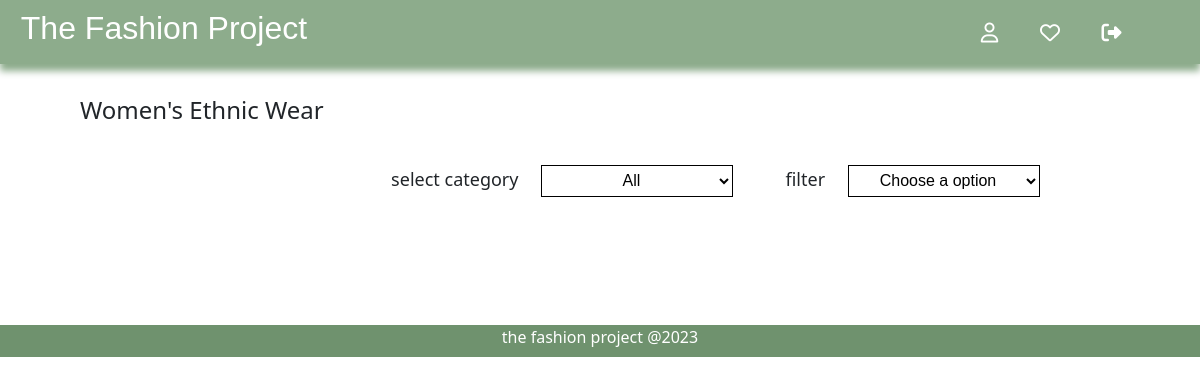
Page /women_ethnic on the earlier database version.
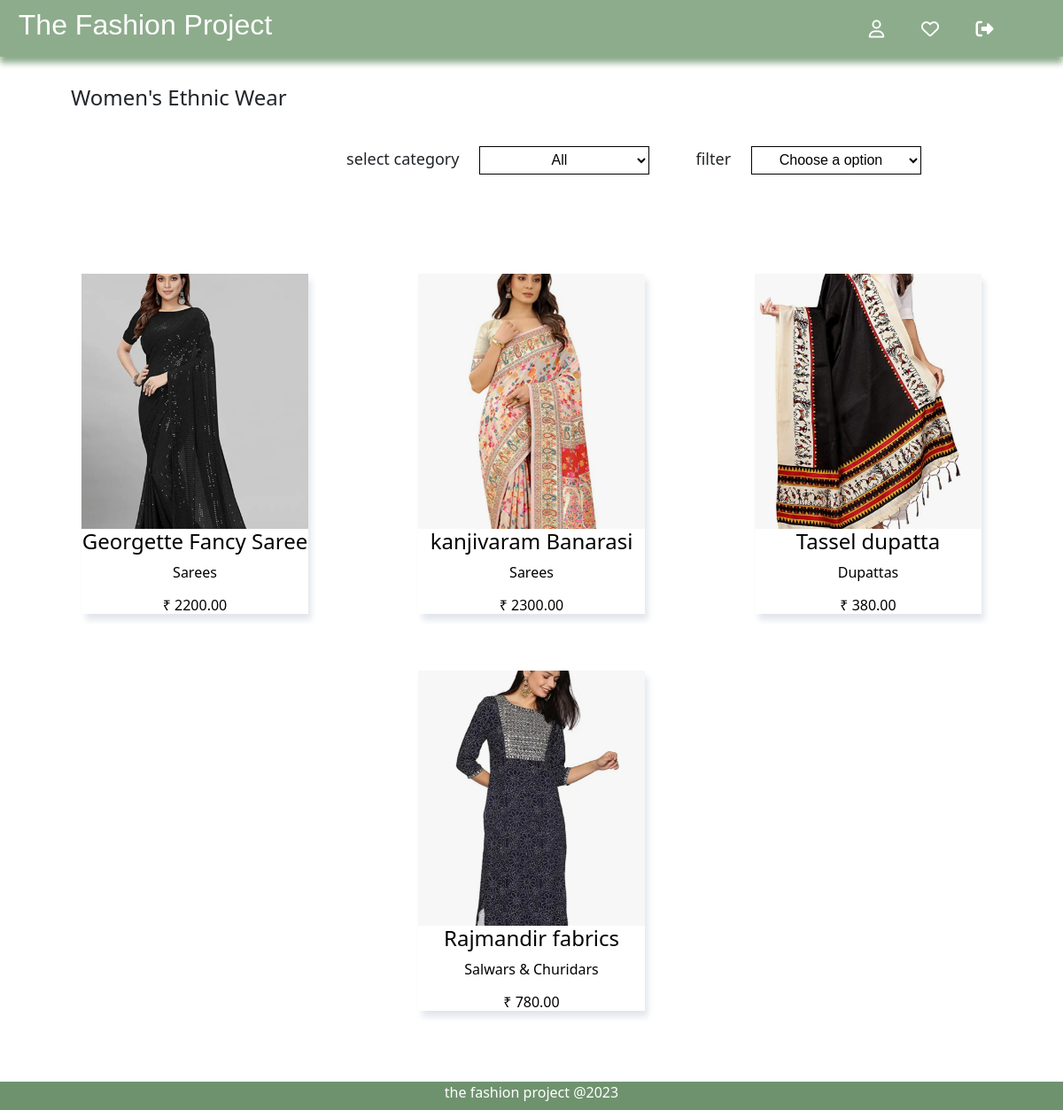
Same page on the later database version.
### designers/models.py (models this page shows, shortened)
class Product(models.Model):
    designer = models.ForeignKey('account.Designer', on_delete=models.CASCADE, null=True)
    prd_name = models.CharField(max_length=255)
    category1 = models.CharField(max_length=255)
    category2 = models.CharField(max_length=255, blank=True)
    price = models.DecimalField(max_digits=10, decimal_places=2)
    fit = models.CharField(max_length=255)
    care = models.CharField(max_length=255)
    material = models.CharField(max_length=255)
    occasion = models.CharField(max_length=255)
    image1 = models.ImageField(upload_to='media/product_images/')
    image2 = models.ImageField(upload_to='media/product_images/')
    image3 = models.ImageField(upload_to='media/product_images/')
    image4 = models.ImageField(upload_to='media/product_images/')
    small = models.PositiveIntegerField()
    medium = models.PositiveIntegerField()
    large = models.PositiveIntegerField()
    extra_large = models.PositiveIntegerField()
    class Meta:
        unique_together = ('prd_name', 'designer')

### customers/views.py (the view)
# urls.py: path('women_ethnic', women_ethnic , name='women_ethnic'),
def women_ethnic(request):
    products = Product.objects.filter(category1="Women's Ethnic Wear")
    return render(request, 'ethnic.html', {'products': products})

### designers/context_processors.py (called while the page is built)
def designer_context_processor(request):
    designer = None
    if request.user.is_authenticated:
        try:
            designer = Designer.objects.get(user=request.user)
        except Designer.DoesNotExist:
            pass
    return {'designer': designer}

### templates/ethnic.html (shortened to what this page needs)
{% extends 'customer_base.html' %}
{% load static %}
{% block content %}
    <div class="prd-heading">
        <h4>Women's Ethnic Wear</h4>
    </div>
    <div class="sel-cat">
        <form method="get">
            <label for="">select category  &nbsp; &nbsp;</label>
            <select name="cat2" id="cat2">
                <option value="All">All</option>
            </select>
            <label for="">filter  &nbsp; &nbsp;</label>
            <select name="priceRange" id="priceRange">
              <option value="">Choose a option</option>
            </select>
          </form>
    </div>
<div class="relbox">
  {% for product in products %}
    <a href="{% url 'product_detail' product.id %}" class="prd-card">
      <img src="{{ product.image1.url }}" alt="{{ product.prd_name }}" loading="lazy">
      <h4>{{ product.prd_name }}</h4>
      <p>{{ product.category2 }}</p>
      <h6>&#x20b9; {{ product.price }}</h6>
    </a>
  {% endfor %}
</div>
  {% endblock%}

### templates/customer_base.html (shortened to what this page needs)
{% load static %}
<!DOCTYPE html>
<html lang="en">
<head>
    <link rel="stylesheet" href="{% static 'css/style1.css' %}">
    <link rel="stylesheet" href="{% static 'css/style2.css' %}">
    <link rel="stylesheet" href="{% static 'css/style3.css' %}">
    <link rel="stylesheet" href="{% static 'css/desgStyle.css' %}">
    <link rel="stylesheet" href="{% static 'css/desgStyle.css' %}">
  <link rel="stylesheet" href="https://cdnjs.cloudflare.com/ajax/libs/font-awesome/6.3.0/css/all.min.css"
 />
      <link href="https://cdn.jsdelivr.net/npm/bootstrap@5.3.0-alpha1/dist/css/bootstrap.min.css" rel="stylesheet">
</head>
<body>
  <div class="nav">
    <div class="logo">
      <h2> <a href="{% url 'userpage1' %}"> The Fashion Project</a></h2>
     </div>
    <div>
      <a href="{% url 'user_profile' %}" class="user-profile"><i title="User Profile" class="fa-regular fa-user fa-lg"></i></a>
    </div>
    <div >
      <a href="{% url 'wishlist' %}" class="whish-list"><i title="whish list" class="fa-regular fa-heart fa-lg"></i></a>
    </div>
    <div >
        <a href="{% url 'logout_view' %}" class="logout"><i title="Sign out" class="fa-solid fa-right-from-bracket fa-lg"></i></a>
    </div>
  </div>
{% block content %}
{% endblock %}
<div class="footer-cust">
  <p>the fashion project @2023</p>
</div>
</body>
</html>

### static/css/style1.css (style rules this page uses)
body { margin: 0; }
.nav { width: 100%; display: flex; flex-direction: row; background-color: #8dac8c; color: white; height: 4rem; align-items: center; box-shadow: 0px 7.0px 7.0px #8dac8c; }
.logo { width: 40%; font-family:'Trebuchet MS', 'Lucida Sans Unicode', 'Lucida Grande', 'Lucida Sans', Arial, sans-serif; }
.nav a { text-decoration: none; color: white; padding: 0 1.3rem 0 1.3rem; }
.whish-list { width: 5%; }
.logout { width: 5%; }
.user-profile { width: 5%; }
.footer-cust { width: 100%; height: 2rem; text-align: center; background-color: #6f926e; color: white; }

### static/css/style2.css (style rules this page uses)
.prd-heading { padding: 2rem 0 0 5rem; }
.relbox { display: flex; justify-content: space-evenly; align-items: center; flex-wrap: wrap; padding: 3rem 0 3rem 0; }
.relbox a { text-decoration: none; color: black; }
.prd-card { margin: 2rem; width: 16rem; height: 24rem; display: flex; flex-direction: column; align-items: center; justify-content: space-around; box-shadow: 3.5px 7.0px 7.0px #e2e6ec; }
.prd-card > img { width: 100%; height: 75%; object-fit:cover; }
.sel-cat { width: 100%; height: 6rem; display: flex; align-items: center; justify-content: end; padding-right: 10rem; }
.sel-cat select { width: 12rem; height: 2rem; text-align: center; background-color: white; border: 1px solid black; font-family: 'Gill Sans', 'Gill Sans MT', Calibri, 'Trebuchet MS', sans-serif; }
.sel-cat label { padding-left: 3rem; font-size: large; }

Differences in the rows shown:
added Product: image1 (picture), prd_name "Georgette Fancy Saree", category2 "Sarees", price "2200.00"
added Product: image1 (picture), prd_name "kanjivaram Banarasi", category2 "Sarees", price "2300.00"
added Product: image1 (picture), prd_name "Tassel dupatta", category2 "Dupattas", price "380.00"
added Product: image1 (picture), prd_name "Rajmandir fabrics", category2 "Salwars & Churidars", price "780.00"
